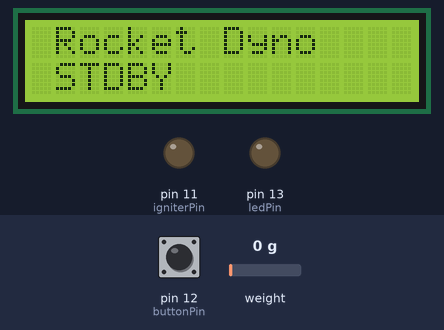
The sketch below on a simulated Arduino Uno, built with avr-gcc and run on an emulated ATmega328P. Shown: 16×2 character LCD, output pins drawn as LEDs (lit = HIGH). Dashed ring = blinking. The test bench sets the inputs (shaded band); at power-on: pin 12 (buttonPin) LOW, weight on the scale 0 g. What the sketch prints to the serial monitor is not drawn.

Above: at 4.83 s.
5.4 s: pin 12 (buttonPin) pulled HIGH for 0.7 s
At 6.04 s:
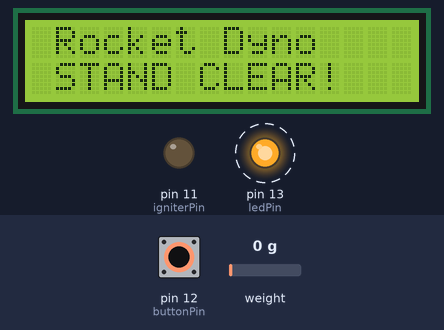
At 17.4 s:
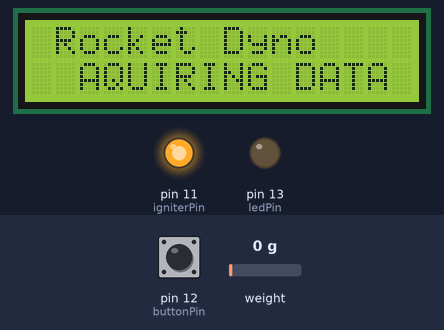
Timing chart, 0 to 17.7 s (numbered marks = the images above; inputs shaded):
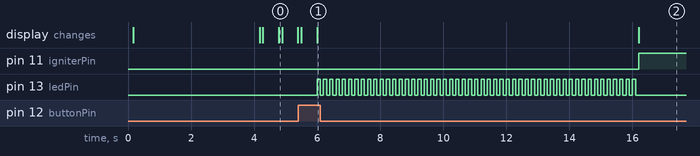

Measured:
- after the input at 5.4 s, pin 11 (igniterPin): LOW → HIGH after 10.8 s; pin 13 (ledPin): alternates HIGH for 0.10 s and LOW for 0.10 s, 102 changes in all, then stays LOW, starting after 0.60 s; the display: first differs from a run without the input after 0.60 s (image 1)

The sketch:

Test_Stand_Thrust_Measurement_Sketch_50KG_Load_Cell.ino
```cpp
// (licence header left out)
#include "HX711.h"
#include <LiquidCrystal.h>
LiquidCrystal lcd(8,9,4,5,6,7);
const int buttonPin = 12; // start sequence button
const int ledPin = 13; //LED indicator and/or buzzer
const int igniterPin = 11; //igniter transistor circuit
int buttonState = 0;
#define DOUT 3
#define CLK 2
HX711 scale(DOUT, CLK);
float calibration_factor = -85.7; //-560 works for my 10kg loadcell.
void setup() {
pinMode(buttonPin, INPUT);
pinMode(igniterPin, OUTPUT);
pinMode(ledPin, OUTPUT);
Serial.begin(9600);
Serial.println("HX711 Rocket Motor Dynamometer, V.5");
Serial.println("Affix motor nozzle up. Place igniter in nozzle. Move away from test stand.");
Serial.println("Press start button to initialize ignition sequence.");
lcd.begin(16, 2);
lcd.clear();
lcd.setCursor(0,0);
lcd.print(" MODEL ROCKET");
lcd.setCursor(0,1);
lcd.print(" DYNAMOMETER");
delay(2000);
scale.set_scale();
scale.tare(); //Reset the scale to 0
long zero_factor = scale.read_average(); //Get a baseline reading
Serial.print("Zero factor: "); //This can be used to remove the need to tare the scale. Useful in permanent scale projects.
Serial.println(zero_factor);
Serial.println(" ");
}
void loop() {
lcd.clear();
lcd.setCursor(0,0);
lcd.print(" Rocket Dyno");
lcd.setCursor(0,1);
lcd.print(" STDBY " );
scale.set_scale(calibration_factor);
lcd.print(scale.get_units(),1);
lcd.print(" g");
delay(500);
buttonState = digitalRead(buttonPin);
if (buttonState == HIGH) {
lcd.clear();
lcd.setCursor(0,0);
lcd.print(" Rocket Dyno");
lcd.setCursor(0,1);
lcd.print(" STAND CLEAR!");
Serial.println("IGNITION SEQUENCE ACTIVATED!");
for (int i=0; i <= 50; i++){
digitalWrite(ledPin, HIGH);
delay (100);
digitalWrite (ledPin,LOW);
delay (100);
}
lcd.clear();
lcd.setCursor(0,0);
lcd.print(" Rocket Dyno");
lcd.setCursor(1,1);
lcd.print(" AQUIRING DATA");
digitalWrite(igniterPin, HIGH);
Serial.print("Start time, ms: ");
Serial.print (millis());
Serial.println(" ");
Serial.println();
for (int i=0; i <= 800; i++){ //800 samples at 80sa/sec = 10 seconds theoretical
scale.set_scale(calibration_factor); //Adjust to the calibration factor
Serial.print(scale.get_units(), 1);
Serial.println();
}
Serial.println();
Serial.print("Stop Time, ms: ");
Serial.print(millis());
digitalWrite (ledPin,LOW);
digitalWrite (igniterPin,LOW);
Serial.println();
}
}
```
